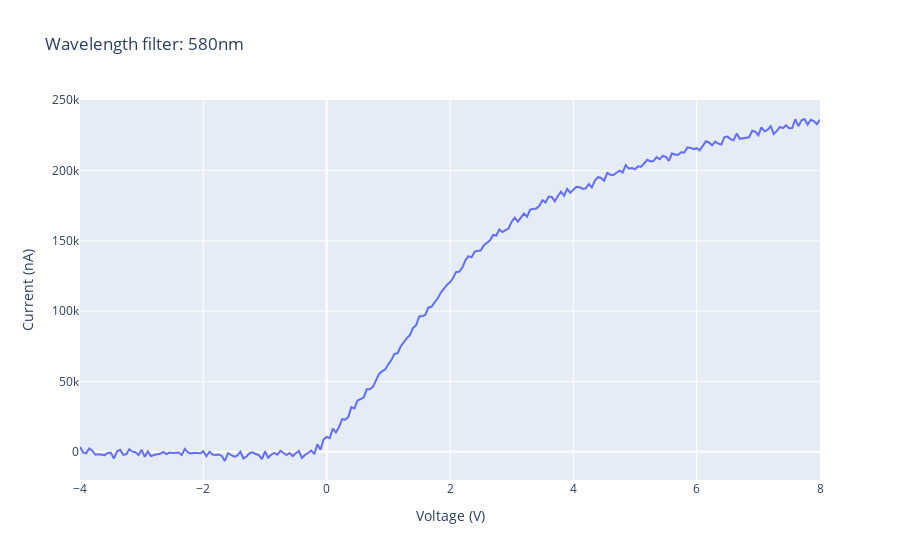

Notebook source saved alongside this figure:
### Code cell
# plot df_6
fig = go.Figure()
fig.add_trace(go.Scatter(x=df_6['applied voltage (volts)'], y=df_6['measured current (nanoamps)'], mode='lines'))
fig.update_layout(title='Wavelength filter: 580nm', xaxis_title='Voltage (V)', yaxis_title='Current (nA)')
fig.show()

### Figure 1 — Plotly figure (JSON) as saved in the notebook; plotly's stock layout.template omitted (floating-point values rounded to 4 significant figures; data arrays with more than 128 entries replaced by an {"elided": "..."} marker saying what was removed)
{"data": [{"mode": "lines", "type": "scatter", "x": {"elided": "241 float values"}, "y": {"elided": "241 float values"}}], "layout": {"title": {"text": "Wavelength filter: 580nm"}, "xaxis": {"title": {"text": "Voltage (V)"}}, "yaxis": {"title": {"text": "Current (nA)"}}}}
